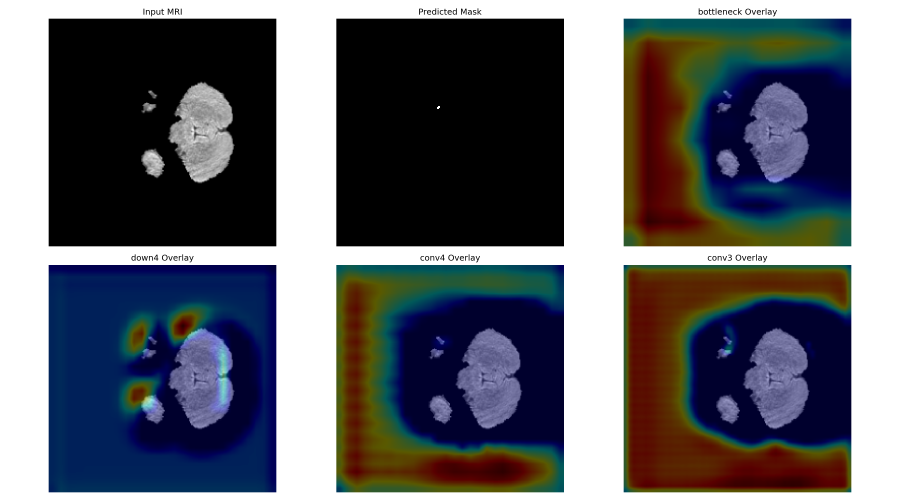
#> input picture model/gradcam_comparison.png, 2700 x 1500 px (shown at 1/3 size)
$ python -i preprocess.py   (imports and definitions only)
#> lines starting #> are read from the running program, lines starting #| are printed output that depends on the picture
import os
import numpy as np
from PIL import Image, UnidentifiedImageError
import pydicom
from pydicom.pixels import apply_rescale


ALLOWED_EXTENSIONS = {".jpg", ".jpeg", ".png", ".dcm"}


class PreprocessError(Exception):
    pass


def normalize_minmax(image_np):
    image_np = image_np.astype(np.float32)
    min_val = float(image_np.min())
    max_val = float(image_np.max())

    if max_val - min_val < 1e-8:
        raise PreprocessError("Image has near-constant intensity and cannot be analyzed.")

    return (image_np - min_val) / (max_val - min_val)


def center_crop_to_square(image_np):
    h, w = image_np.shape
    side = min(h, w)
    y0 = (h - side) // 2
    x0 = (w - side) // 2
    return image_np[y0:y0 + side, x0:x0 + side]


def validate_basic_image_quality(image_np):
    if image_np is None or image_np.size == 0:
        raise PreprocessError("Image is empty or unreadable.")

    if image_np.ndim != 2:
        raise PreprocessError("Only single-channel grayscale images are supported.")

    h, w = image_np.shape
    if h < 64 or w < 64:
        raise PreprocessError("Image resolution is too small for reliable analysis.")

    aspect_ratio = max(h, w) / max(1, min(h, w))
    if aspect_ratio > 2.0:
        raise PreprocessError("Image aspect ratio is not suitable for brain scan analysis.")

    std_val = float(np.std(image_np))
    if std_val < 5:
        raise PreprocessError("Image has too little intensity variation for analysis.")


def estimate_brain_likelihood(image_np_norm):
    h, w = image_np_norm.shape
    center = image_np_norm[h // 4: 3 * h // 4, w // 4: 3 * w // 4]
    border_mask = np.ones_like(image_np_norm, dtype=bool)
    border_mask[h // 4: 3 * h // 4, w // 4: 3 * w // 4] = False
    border = image_np_norm[border_mask]

    center_mean = float(center.mean())
    border_mean = float(border.mean())
    contrast = center_mean - border_mean

    foreground_ratio = float((image_np_norm > 0.12).mean())
    return {
        "center_mean": center_mean,
        "border_mean": border_mean,
        "center_border_contrast": contrast,
        "foreground_ratio": foreground_ratio,
    }


def validate_brain_like_structure(image_np_norm):
    stats = estimate_brain_likelihood(image_np_norm)

    if stats["foreground_ratio"] < 0.05:
        raise PreprocessError("Image appears mostly empty or background only.")

    if stats["center_border_contrast"] < 0.02:
        raise PreprocessError("Image does not resemble a centered brain scan slice.")

    return stats


def load_standard_image(file_path):
    try:
        image = Image.open(file_path).convert("L")
    except UnidentifiedImageError:
        raise PreprocessError("Uploaded image file could not be decoded.")

    image_np = np.array(image, dtype=np.float32)
    return image_np


def load_dicom_image(file_path):
    try:
        ds = pydicom.dcmread(file_path)
        image_np = ds.pixel_array.astype(np.float32)
        image_np = apply_rescale(image_np, ds).astype(np.float32)
    except Exception as e:
        raise PreprocessError(f"Failed to read DICOM image: {str(e)}")

    if image_np.ndim == 3:
        image_np = image_np[..., 0]

    return image_np


def preprocess_image(file_path, target_size=(224, 224)):
    ext = os.path.splitext(file_path)[1].lower()

    if ext not in ALLOWED_EXTENSIONS:
        raise PreprocessError(f"Unsupported file format: {ext}")

    if ext == ".dcm":
        image_np = load_dicom_image(file_path)
    else:
        image_np = load_standard_image(file_path)
#> in load_standard_image, `image = Image.open(file_path).convert("L")`:
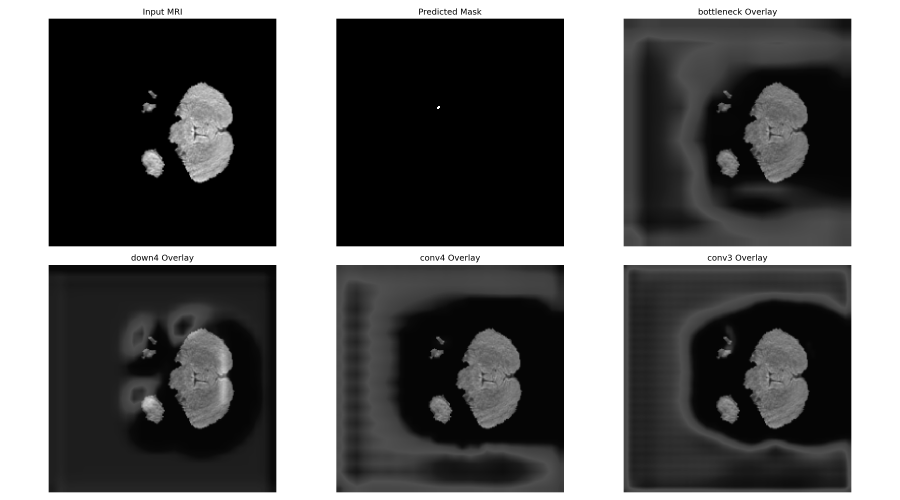
#> image: PIL image 2700x1500 L (shown at 1/3 size); min 0, max 255, mean 100.4

    validate_basic_image_quality(image_np)
#> in validate_basic_image_quality, `std_val = float(np.std(image_np))`: std_val = 107.8

    image_np = center_crop_to_square(image_np)
#> in center_crop_to_square, `return image_np[y0:y0 + side, x0:x0 + side]`:
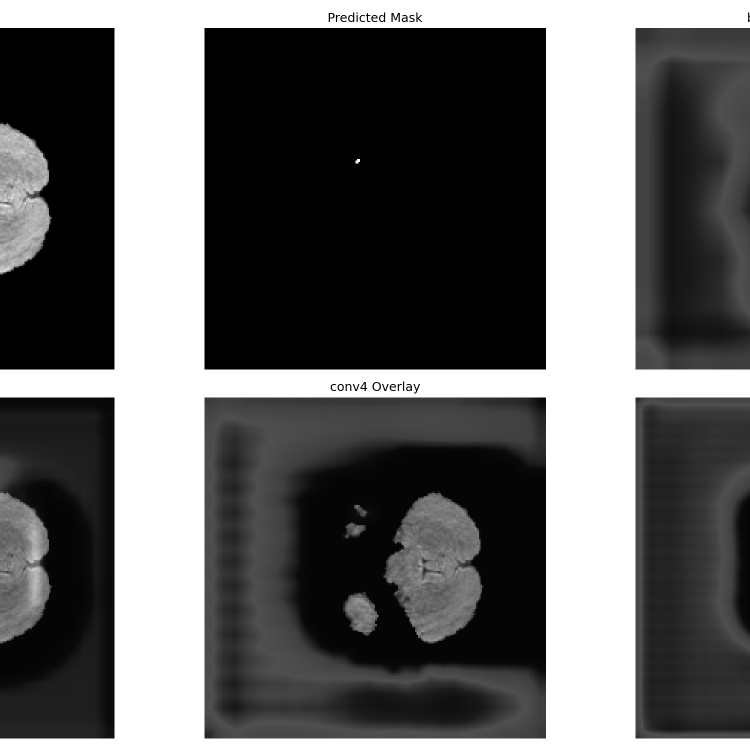
#> returned value: shape (1500, 1500) float32 (shown at 1/2 size); min 0, max 255, mean 98.8

    pil_image = Image.fromarray(image_np).convert("L")
    pil_image = pil_image.resize(target_size, Image.Resampling.BILINEAR)
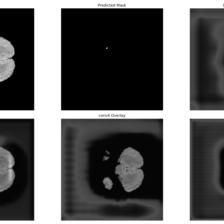
#> pil_image: PIL image 224x224 L; min 0, max 255, mean 98.8
    image_resized = np.array(pil_image, dtype=np.float32)

    image_norm = normalize_minmax(image_resized)
#> in normalize_minmax, `min_val = float(image_np.min())`: min_val = 0
#> in normalize_minmax, `max_val = float(image_np.max())`: max_val = 255
    stats = validate_brain_like_structure(image_norm)
#> in estimate_brain_likelihood, `center = image_np_norm[h // 4: 3 * h // 4, w // 4: 3 * w // 4]`:
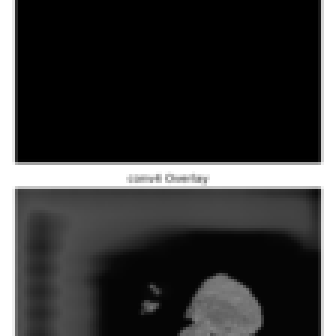
#> center: shape (112, 112) float32 (shown 3 times larger); min 0, max 1, mean 0.225
#> in estimate_brain_likelihood, `center_mean = float(center.mean())`: center_mean = 0.225
#> in estimate_brain_likelihood, `border_mean = float(border.mean())`: border_mean = 0.442
#> in estimate_brain_likelihood, `contrast = center_mean - border_mean`: contrast = -0.217
#> in estimate_brain_likelihood, `foreground_ratio = float((image_np_norm > 0.12).mean())`: foreground_ratio = 0.593
#> in validate_brain_like_structure, `stats = estimate_brain_likelihood(image_np_norm)`: stats = {'center_mean': 0.225, 'border_mean': 0.442, 'center_border_contrast': -0.217, 'foreground_ratio': 0.593}

    return {
        "image_norm": image_norm,
        "input_height": int(image_np.shape[0]),
        "input_width": int(image_np.shape[1]),
        "brain_likelihood": stats,
    }

#> (the run stopped early here; a loop or call above may not have finished)
